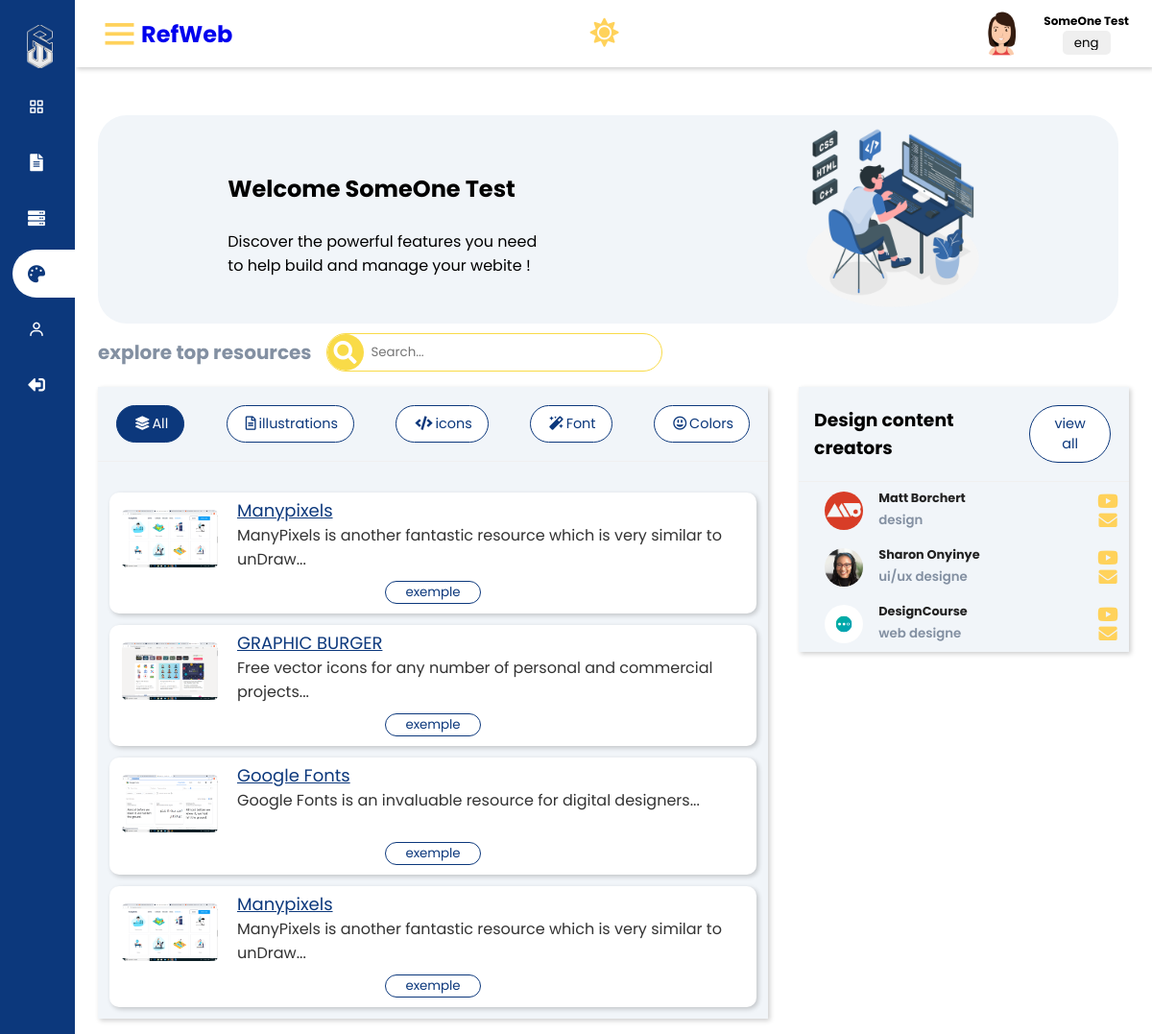
The page /project/user/design.php (signed in) on the database its author committed.
### tables this page shows
CREATE TABLE `users` (
  `id` int(255) NOT NULL,
  `img` text NOT NULL,
  `username` varchar(255) NOT NULL,
  `password` varchar(255) NOT NULL,
  `fullname` varchar(255) NOT NULL,
  `role` varchar(255) NOT NULL
);

CREATE TABLE `resources` (
  `id` int(255) NOT NULL,
  `sect` text NOT NULL,
  `name` text NOT NULL,
  `Categ` text NOT NULL,
  `img` text NOT NULL,
  `desceng` text NOT NULL,
  `descar` text NOT NULL,
  `descfr` text NOT NULL,
  `link` text NOT NULL,
  `vid` text NOT NULL
);

CREATE TABLE `content_creators` (
  `id` int(255) NOT NULL,
  `sect` text NOT NULL,
  `name` text NOT NULL,
  `img` text NOT NULL,
  `skills` text NOT NULL,
  `yt` text NOT NULL,
  `mail` text NOT NULL
);

### project/db.php (called while the page is built, shortened)
<?php
$siteurl = "http://localhost/project/";
$sitename = "RefWeb";
?>

### project/user/design.php (the view, shortened to what this page needs)
<?php
include('../db.php');
if(isset($_SESSION['user'])){
    if($_SESSION['user']->role === "user"){
        $id = $_SESSION['user']->id ;
        $selectuser = $database->prepare("SELECT * FROM users WHERE id = $id ");
        $selectuser->execute();
        $user = $selectuser->fetchObject();
    }
    else{
        header("location:../account.php" , true);
        die("");
    }
}else{
    header("location:../account.php" , true);
    die("");
}
?>
<!DOCTYPE html>
<html lang="en" dir="ltr">
  <head>
    <link rel="stylesheet" href="https://use.fontawesome.com/releases/v5.13.0/css/all.css">
    <link href='https://unpkg.com/boxicons@2.0.7/css/boxicons.min.css' rel='stylesheet'>
    <link rel="stylesheet" href="<?php echo ''.$siteurl.'css/user-style.css';?>">
   </head>
<body>
  <div class="sidebar">
    <ul class="nav-list">
      <li>
        <center><img src="<?php echo ''.$siteurl.'imgs/lg.png';?>" alt=""></center>
      </li>
      <li>
        <a href="index.php">
          <i class='bx bx-grid-alt'></i>
        </a>
      </li>
      <li>
        <a href="frontend.php">
        <i class="fas fa-file-alt"></i>
        </a>
      </li>
      <li>
        <a href="backend.php">
          <i class="fas fa-server"></i>
        </a>
      </li>
      <li>
        <a href="design.php" class="active">
          <i class="fas fa-palette"></i>
        </a>
      </li>
      <li>
       <a href="user.php">
         <i class='bx bx-user' ></i>
       </a>
     </li>
     <li>
       <a href="<?php echo ''.$siteurl.'logout.php'; ?>">
         <i class="fas fa-sign-out-alt" style="transform: rotate(180deg);"></i>
       </a>
     </li>
    </ul>
  </div>
  <section class="home-section">
    <header id="header">
      <h2>
        <div class="logo-details">
            <div class="logo_name"><i class='bx bx-menu' id="btn" ></i>
              <?php echo'<a href="'.$siteurl.'">'.$sitename.'</a>' ?>
            </div>
        </div>
      </h2>
      <div><?php
        if($_SESSION['mode'] == "norm"){
          echo '<form method="POST"><button name="dark" id="sun"><i class="fas fa-sun" ></i></button></form>';
        }else {
          echo'<form method="POST"><button name="norm"  id="moon"><i class="fas fa-moon "></i></button></form>';
        }
      ?>
      </div>
      <div class="user-wrapper">
        <img src="<?php echo ''.$siteurl.'/imgs/'.$user->img.'' ?>" width="40px" height="40px" alt="">
        <div id="namelg">
            <h4><?php echo $user->fullname ?></h4>
            <form method="POST" >
              <select name="lang" id="lang" onchange='this.form.submit();'  >
                <?php $langs = array("eng", "ar", "fr");
                  echo'<option value="ar">'.$_SESSION['lang'].'</option>';
                ?>
              </select>
            </form>
        </div>
      </div>
    </header>
    <main>
      <div class="cards">
          <div id="texte" class="part-illustration">
        <h1><?php echo $text['welcome'] ." ". $user->fullname ;?></h1></br>
        <?php echo $text['wlecomemsg'];?>
          </div>
          <div class="part-illustration">
          <img src="<?php echo ''.$siteurl.'imgs/illustration-1.png';?>">
          </div>
      </div>
      <div class="search-resources">
        <h1> explore top resources </h1>
        <div class="search-wrapper">
        <i class="fas fa-search"></i>
        <input type="search" id="mySearch" onkeyup="myFunction()" placeholder="Search..." />
        </div>
      </div>
      <div class="recent-grid">
          <div class="projects">
              <div class="card">
                  <div id="card-header">
                  <button class="btn active" onclick="filterSelection('all')"><i class="fas fa-layer-group"></i> All</button>
                            <button class="btn" onclick="filterSelection('illustrations')"><i class='far fa-file-alt'></i> illustrations</button>
                            <button class="btn" onclick="filterSelection('icons')"><i class='fas fa-code'></i> icons</button>
                            <button class="btn" onclick="filterSelection('font')"><i class='fas fa-magic'></i>Font</button>
                            <button class="btn" onclick="filterSelection('color')"><i class='far fa-grin-alt'></i> Colors</button>
                  </div>
                  <div class="card-body">
                      <div class="table-responsive">
                       <ul id="myUL">
                      <?php
                      $resourcesx = $database->prepare("SELECT * FROM resources");
                      $resourcesx->execute();
                      $resources = $resourcesx->fetchALL();
                      foreach ($resources as $resource){
                        if($_SESSION['lang'] == "eng"){
                          $resourcedesc = $resource["desceng"];
                         }elseif($_SESSION['lang'] == "ar"){
                          $resourcedesc = $resource["descar"];
                         }elseif($_SESSION['lang'] == "fr"){
                          $resourcedesc = $resource["descfr"];
                         }
                      if($resource["sect"] == "design"){
                      echo'
                      <li class="filterDiv '.$resource["Categ"].'">
                          <div id="resources" class="img-resources">
                             <img src="'.$siteurl.'imgs/'.$resource["img"].'">
                             <div  class ="resources-info">
                           <a href="'.$resource["link"].'" target="_blank" >'.$resource["name"].'</a>
                           <p>'.$resourcedesc.'</p>
                           </div>
                         </div>
                         <div  id="resources" class="icons-resources">
                              <button id="myBtn" >'.$text['exmp'].'</button>
                               <div id="myModal" class="modal">
                                    <div class="modal-content animate">
                                       <span class="close">&times;</span>
                                         <div class="container">
                                          <div class="main-video">
                                              <div class="video">
                                                 <video src="'.$siteurl.'vids/'.$resource["vid"].'" controls muted autoplay></video>
                                              </div>
                                          </div>
                                         </div>
                                     </div>
                              </div>
                    </li>
                    ';}}?>
                      </div>
                  </div>
              </div>
          </div>
          <div class="customers">
              <div class="card">
                  <div id="card-header2">
                      <h3><?php echo $text['dncc']; ?></h3>
                      <button><?php echo $text['vall']; ?></button>
                  </div>
                  <div class="card-body">
<?php
$content_creatorsx = $database->prepare("SELECT * FROM content_creators");
$content_creatorsx->execute();
$content_creators = $content_creatorsx->fetchALL();
foreach ($content_creators as $content_creator){
if($content_creator["sect"] == "design"){
echo'
                    <div class="customer">
                        <div class="info">
                              <img src="'.$siteurl.'imgs/'.$content_creator["img"].'" width="40px" height="40px" alt="">
                            <div>
                                <h4>'.$content_creator["name"].'</h4>
                                <small>'.$content_creator["skills"].'</small>
                            </div>
                        </div>
                        <div class="contact">
                        <a href="'.$content_creator["yt"].'" class="fab fa-youtube"></a>
                        <a href="'.$content_creator["mail"].'" class="fas fa-envelope"></a>
                    </div></div>
';}}?>
                  </div>
              </div>
          </div>
      </div>
  </main>
  </section>
</body>
</html>

### rows shown on the page
users: img (picture), fullname "SomeOne Test"
resources: img (picture), name "Manypixels", desceng "ManyPixels is another fantastic resource which is very similar to unDraw..."
resources: img (picture), name "GRAPHIC BURGER", desceng "Free vector icons for any number of personal and commercial projects..."
resources: img (picture), name "Google Fonts", desceng "Google Fonts is an invaluable resource for digital designers..."
resources: img (picture), name "Manypixels", desceng "ManyPixels is another fantastic resource which is very similar to unDraw..."
content_creators: img (picture), name "Matt Borchert", skills "design"
content_creators: img (picture), name "Sharon Onyinye", skills "ui/ux designe"
content_creators: img (picture), name "DesignCourse", skills "web designe"

### other values the page prints
$sitename "RefWeb"
$text['welcome'] "Welcome"
$text['dncc'] "Design content creators"
$text['vall'] "view all"
form field lang "eng"
